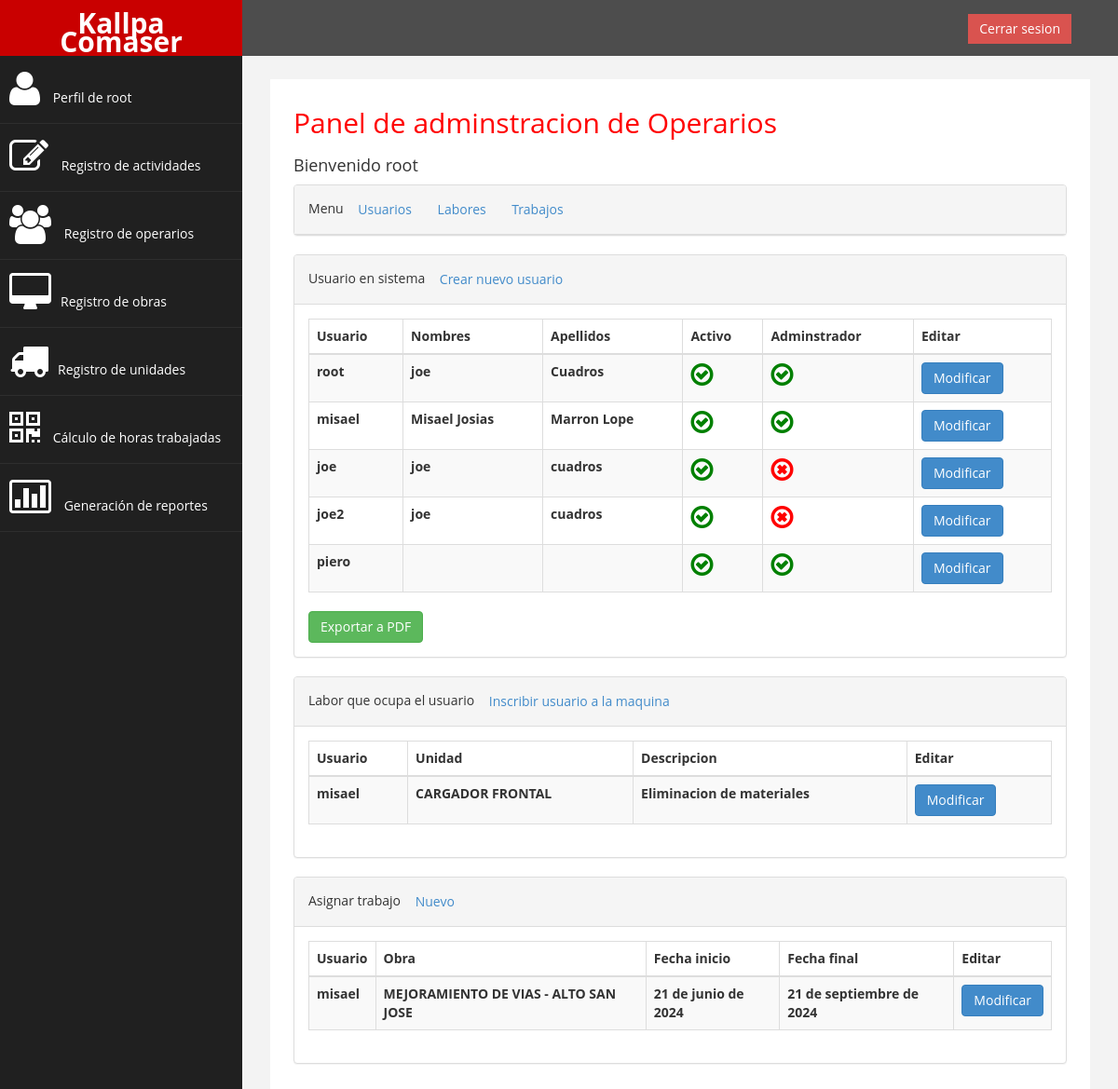
The app's page /listar_usuarios/ (signed in) with its own data.
### sistemaLogeo/models.py (models this page shows, shortened)
class LABOR(models.Model):
    CodLab = models.AutoField(primary_key=True)
    CodUsu = models.ForeignKey(User, on_delete=models.CASCADE, db_column='CodUsu')
    CodUni = models.ForeignKey(UNIDAD, related_name="labores", on_delete=models.CASCADE, db_column='CodUni')
    LabDes = models.CharField(max_length=60)
    class Meta:
        constraints = [
            models.UniqueConstraint(fields=['CodUsu', 'CodUni'], name='unique_codusu_coduni')
        ]

class UNIDAD(models.Model):
    CodUni = models.CharField(max_length=60, primary_key=True)
    NomUni = models.CharField(max_length=60)
    ModUni = models.CharField(max_length=60)
    PreHor = models.DecimalField(max_digits=10, decimal_places=2)
    HorUni = models.DecimalField(max_digits=10, decimal_places=2)

class TRABAJO(models.Model):
    CodTra = models.AutoField(primary_key=True)
    CodLab = models.ForeignKey(LABOR, on_delete=models.CASCADE, db_column='CodLab')
    CodObra = models.ForeignKey(OBRA, related_name='trabajos', on_delete=models.CASCADE, db_column='CodObra')
    FecIni = models.DateField()
    FecFin = models.DateField()
    class Meta:
        constraints = [
            models.UniqueConstraint(fields=['CodLab', 'CodObra'], name='unique_CodLab_CodObra')
        ]

class OBRA(models.Model):
    CodObra = models.AutoField(primary_key=True)
    NomObra = models.CharField(max_length=60)
    NomCon = models.CharField(max_length=60)
    HorMin = models.IntegerField(null=False)

### sistemaLogeo/views.py (the view)
# urls.py: path('listar_usuarios/', listar_usuarios, name='listar_usuarios'),
@login_required
@user_passes_test(permisoElevados, login_url='/')
def listar_usuarios(request):
    usuarios = User.objects.all()
    labores = LABOR.objects.all()
    trabajos = TRABAJO.objects.all()
    return render(request, 'listar_usuarios.html', {'usuarios': usuarios,'labores': labores,'trabajos': trabajos})

### sistemaLogeo/views.py (called while the page is built)
def permisoElevados(user):
    return user.is_staff or user.is_superuser

### sistemaLogeo/templates/listar_usuarios.html (shortened to what this page needs)
{% extends "base.html" %}
{% block content %}
<div class="col-md-12">
    <h2>Panel de adminstracion de Operarios</h2>
    <h4>Bienvenido {{ user.username }} </h4>
</div>
<div class="col-md-12 col-sm-12 col-xs-12">
    <div class="panel panel-default">
        <div class="panel-heading">
            Menu
            <a href="#usuario" class="btn square-btn-adjust">Usuarios</a>
            <a href="#labores" class="btn square-btn-adjust">Labores</a>
            <a href="#trabajos" class="btn square-btn-adjust">Trabajos</a>
        </div>
    </div>
</div>
<div id="usuario" class="col-md-12 col-sm-12 col-xs-12">
    <div class="panel panel-default">
        <div class="panel-heading">
            Usuario en sistema
            <a href="{% url 'crear_usuario'%}" class="btn square-btn-adjust">Crear nuevo usuario</a>
        </div>
        <div class="panel-body">
            <div class="table-responsive">
                <table class="table table-striped table-bordered table-hover">
                    <thead>
                        <tr>
                            <th>Usuario</th>
                            <th>Nombres</th>
                            <th>Apellidos</th>
                            <th>Activo</th>
                            <th>Adminstrador</th>
                            <th>Editar</th>
                        </tr>
                    </thead>
                    <tbody>
                        {% for usuario in usuarios %}
                        <tr>
                            <th>{{ usuario.username }}</th>
                            <th>{{ usuario.first_name }}</th>
                            <th>{{ usuario.last_name }}</th>
                            {% if usuario.is_active %}
                            <th><i style="color: green;" class="fa fa-check-circle-o fa-2x"></i></th>
                            {% else %}
                            <th><i style="color: red;" class="fa fa-times-circle-o fa-2x"></i></th>
                            {% endif %}
                            {% if usuario.is_staff or usuario.is_superuser %}
                            <th><i style="color: green;" class="fa fa-check-circle-o fa-2x"></i></th>
                            {% else %}
                            <th><i style="color: red;" class="fa fa-times-circle-o fa-2x"></i></th>
                            {% endif %}
                            <th><a href="{% url 'modificar_usuario' usuario.id %}" class="btn btn-primary">Modificar</a>
                            </th>
                        </tr>
                        {% endfor %}
                    </tbody>
                </table>
                <a href="{% url 'export_pdf' %}" class="btn btn-success">Exportar a PDF</a>
            </div>
        </div>
    </div>
</div>
<div id="labores" class="col-md-12 col-sm-12 col-xs-12">
    <div class="panel panel-default">
        <div class="panel-heading">
            Labor que ocupa el usuario
            <a href="{% url 'crear_labor'%}" class="btn square-btn-adjust">Inscribir usuario a la maquina</a>
        </div>
        <div class="panel-body">
            <div class="table-responsive">
                <table class="table table-striped table-bordered table-hover">
                    <thead>
                        <tr>
                            <th>Usuario </th>
                            <th>Unidad </th>
                            <th>Descripcion</th>
                            <th>Editar</th>
                        </tr>
                    </thead>
                    <tbody>
                        {% for labor in labores %}
                        <tr>
                            <th>{{ labor.CodUsu.username }}</th>
                            <th>{{ labor.CodUni.NomUni }}</th>
                            <th>{{ labor.LabDes }}</th>
                            <th><a href="{% url 'modificar_labor' labor.CodLab %}" class="btn btn-primary">Modificar</a>
                            </th>
                        </tr>
                        {% endfor %}
                    </tbody>
                </table>
            </div>
        </div>
    </div>
</div>
<div id="trabajos" class="col-md-12 col-sm-12 col-xs-12">
    <div class="panel panel-default">
        <div class="panel-heading">
            Asignar trabajo
            <a href="{% url 'crear_trabajo'%}" class="btn square-btn-adjust">Nuevo</a>
        </div>
        <div class="panel-body">
            <div class="table-responsive">
                <table class="table table-striped table-bordered table-hover">
                    <thead>
                        <tr>
                            <th>Usuario </th>
                            <th>Obra </th>
                            <th>Fecha inicio</th>
                            <th>Fecha final</th>
                            <th>Editar</th>
                        </tr>
                    </thead>
                    <tbody>
                        {% for trabajo in trabajos %}
                        <tr>
                            <th>{{ trabajo.CodLab.CodUsu.username }}</th>
                            <th>{{ trabajo.CodObra.NomObra }}</th>
                            <th>{{ trabajo.FecIni }}</th>
                            <th>{{ trabajo.FecFin }}</th>
                            <th><a href="{% url 'modificar_trabajo' trabajo.CodTra %}"
                                class="btn btn-primary">Modificar</a></th>
                        </tr>
                        {% endfor %}
                    </tbody>
                </table>
            </div>
        </div>
    </div>
</div>
{% endblock %}

### sistemaLogeo/templates/base.html (shortened to what this page needs)
{% load static %}
<!DOCTYPE html>
<html lang="es">
<head>
    <link rel="stylesheet" type="text/css" href="{% static 'css/bootstrap.css' %}">
    <link rel="stylesheet" type="text/css" href="{% static 'css/custom.css' %}">
    <link rel="stylesheet" type="text/css" href="{% static 'css/font-awesome.css' %}">
</head>
<body>
    <div id="wrapper">
        <nav class="navbar navbar-default navbar-cls-top " role="navigation" style="margin-bottom: 0">
            <div class="navbar-header">
                <a class="navbar-brand" href="{% url 'index'%}">Kallpa Comaser</a>
            </div>
            <div style="color: white; padding: 15px 50px 5px 50px; float: right; font-size: 16px;">
                {% if user.is_authenticated %}
                <a href="{% url 'logout'%}" class="btn btn-danger square-btn-adjust">Cerrar sesion</a>
                {% else %}
                <a href="{% url 'login'%}" class="btn btn-danger square-btn-adjust">Iniciar sesion</a>
                {% endif %}
            </div>
        </nav>
        <nav class="navbar-default navbar-side" role="navigation">
            <div class="sidebar-collapse">
                <ul class="nav" id="main-menu">
                    {% if user.is_authenticated %}
                    <li>
                        <a href="{% url 'index'%}"><i class="fa fa-user fa-3x"></i> Perfil de {{ user.username }}</a>
                    </li>
                    <li>
                        <a href="{% url 'listar_registros'%}"><i class="fa fa-edit fa-3x"></i> Registro de actividades
                        </a>
                    </li>
                    {% if user.is_superuser or user.is_staff %}
                    <li>
                        <a href="{% url 'listar_usuarios'%}"><i class="fa fa-users fa-3x"></i> Registro de operarios</a>
                    </li>
                    <li>
                        <a href="{% url 'listar_obras'%}"><i class="fa fa-desktop fa-3x"></i>Registro de obras </a>
                    </li>
                    <li>
                        <a href="{% url 'listar_unidades'%}"><i class="fa fa-truck fa-3x"></i>Registro de unidades </a>
                    </li>
                    <li>
                        <a href="{% url 'calculo_horas'%}"><i class="fa fa-qrcode fa-3x"></i> Cálculo de horas
                            trabajadas</a>
                    </li>
                    <li>
                        <a href="{% url 'reportes_detallados' %}"><i class="fa fa-bar-chart-o fa-3x"></i> Generación de
                            reportes</a>
                    </li>
                    {% endif %}
                    {% endif %}
                </ul>
            </div>
        </nav>
        <div id="page-wrapper">
                <div id="page-inner">
                    {% block content %}{% endblock %}
                </div>
            </div>
        </div>
</body>
</html>

### sistemaLogeo/static/css/custom.css (style rules this page uses)
body { font-family: 'Open Sans', sans-serif; }
#wrapper { width: 100%; background: #202020; }
#page-wrapper { padding: 15px 15px; min-height: 600px; background: #F3F3F3; }
#page-inner { width: 100%; margin: 10px 20px 10px 0px; background-color: #fff !important; padding: 10px; min-height: 1200px; }
h2 { color: #f00; }
h4 { padding-top: 10px; }
.square-btn-adjust { border: 0px solid transparent; -webkit-border-radius: 0px; -moz-border-radius: 0px; border-radius: 0px; }
.navbar-cls-top .navbar-brand { color: #fff; background: #C90000; width: 260px; text-align: center; height: 60px; font-size: 30px; font-weight: 700; }
.sidebar-collapse, .sidebar-collapse .nav { background: none; }
.sidebar-collapse .nav { padding: 0; }
.sidebar-collapse .nav>li>a { color: #fff; background: #202020; text-shadow: none; }
.sidebar-collapse>.nav>li>a { padding: 15px 10px; }
.sidebar-collapse>.nav>li { border-bottom: 1px solid rgba(107, 108, 109, 0.19); }
.navbar-side { border: none; background-color: #202020; }
.navbar-cls-top { background: #4D4D4D; border-bottom: none; }
.navbar-default { border: 0px solid black; }
.navbar-header { background: #A70303; }
.nav>li>a>i { margin-right: 10px; }
@media (min-width:768px) { #page-wrapper { margin: 0 0 0 260px; padding: 15px 30px; min-height: 1200px; } }
@media (min-width:768px) { .navbar-side { z-index: 1; position: absolute; width: 260px; } }
@media (min-width:768px) { .navbar { border-radius: 0px; } }

### records on screen
LABOR: CodUsu.username "misael", CodUni.NomUni "CARGADOR FRONTAL", LabDes "Eliminacion de materiales"
TRABAJO: CodLab.CodUsu.username "misael", CodObra.NomObra "MEJORAMIENTO DE VIAS - ALTO SAN JOSE", FecIni "21 de junio de 2024", FecFin "21 de septiembre de 2024"

### other values on screen
{{ user.username }} "root"
{{ usuario.username }} "root"
{{ usuario.first_name }} "joe"
{{ usuario.last_name }} "Cuadros"
{{ usuario.username }} "misael"
{{ usuario.first_name }} "Misael Josias"
{{ usuario.last_name }} "Marron Lope"
{{ usuario.username }} "joe"
{{ usuario.last_name }} "cuadros"
{{ usuario.username }} "joe2"
{{ usuario.username }} "piero"
